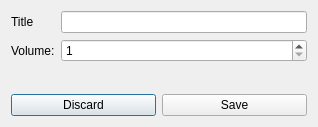
<?xml version="1.0" encoding="UTF-8"?>
<ui version="4.0">
 <class>CargoEditDialog</class>
 <widget class="QDialog" name="CargoEditDialog">
  <property name="geometry">
   <rect>
    <x>0</x>
    <y>0</y>
    <width>318</width>
    <height>127</height>
   </rect>
  </property>
  <property name="windowTitle">
   <string>Dialog</string>
  </property>
  <layout class="QVBoxLayout" name="verticalLayout">
   <item>
    <layout class="QFormLayout" name="formLayout">
     <item row="0" column="0">
      <widget class="QLabel" name="label">
       <property name="text">
        <string>Title</string>
       </property>
      </widget>
     </item>
     <item row="0" column="1">
      <widget class="QLineEdit" name="et_title">
       <property name="text">
        <string/>
       </property>
      </widget>
     </item>
     <item row="1" column="0">
      <widget class="QLabel" name="label_2">
       <property name="text">
        <string>Volume:</string>
       </property>
      </widget>
     </item>
     <item row="1" column="1">
      <widget class="QSpinBox" name="sb_volume">
       <property name="minimum">
        <number>1</number>
       </property>
       <property name="maximum">
        <number>500</number>
       </property>
      </widget>
     </item>
    </layout>
   </item>
   <item>
    <spacer name="verticalSpacer">
     <property name="orientation">
      <enum>Qt::Vertical</enum>
     </property>
     <property name="sizeHint" stdset="0">
      <size>
       <width>20</width>
       <height>148</height>
      </size>
     </property>
    </spacer>
   </item>
   <item>
    <layout class="QHBoxLayout" name="horizontalLayout_2">
     <item>
      <widget class="QPushButton" name="pb_discard">
       <property name="text">
        <string>Discard</string>
       </property>
      </widget>
     </item>
     <item>
      <widget class="QPushButton" name="pb_save">
       <property name="text">
        <string>Save</string>
       </property>
      </widget>
     </item>
    </layout>
   </item>
  </layout>
 </widget>
 <resources/>
 <connections/>
</ui>
